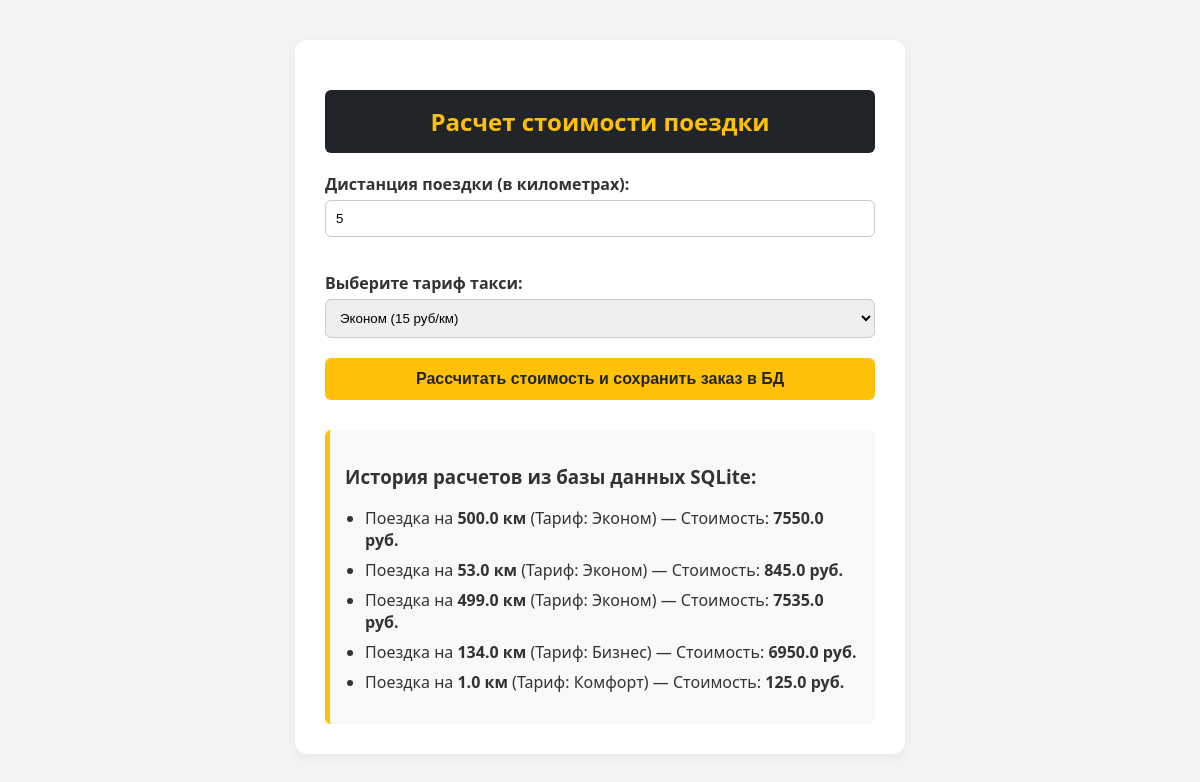
The page / on the database its author committed.
### tables this page shows
CREATE TABLE trips (
        id INTEGER PRIMARY KEY AUTOINCREMENT,
        distance REAL,
        tariff TEXT,
        cost REAL
    );

### tr.py (the view, shortened to what this page needs)
@app.route("/", methods=["GET", "POST"])
def index():
    init_taxi_db()
    conn = sqlite3.connect("taxi_experiment.db")
    cursor = conn.cursor()
    cursor.execute("SELECT distance, tariff, cost FROM trips ORDER BY id DESC")
    trips_history = cursor.fetchall()
    conn.close()
    return render_template("index.html", history=trips_history)

### tr.py (called while the page is built)
def init_taxi_db():
    conn = sqlite3.connect("taxi_experiment.db")
    cursor = conn.cursor()
    cursor.execute(
        """
    CREATE TABLE IF NOT EXISTS trips (
        id INTEGER PRIMARY KEY AUTOINCREMENT,
        distance REAL,
        tariff TEXT,
        cost REAL
    )
    """
    )
    conn.commit()
    conn.close()

### templates/index.html (shortened to what this page needs)
<!DOCTYPE html>
<html lang="ru">
<head>
</head>
<body>
    <div class="wrapper">
        <h2>Расчет стоимости поездки</h2>
        <form method="POST">
            <label>Дистанция поездки (в километрах):</label>
            <input type="number" name="distance" min="1" max="500" value="5" required>
            <label>Выберите тариф такси:</label>
            <select name="tariff">
                <option value="Эконом">Эконом (15 руб/км)</option>
            </select>
            <button type="submit">Рассчитать стоимость и сохранить заказ в БД</button>
        </form>
        {% if history %}
        <div class="history">
            <h3>История расчетов из базы данных SQLite:</h3>
            <ul>
                {% for row in history %}
                <li>Поездка на <b>{{ row[0] }} км</b> (Тариф: {{ row[1] }}) — Стоимость: <b>{{ row[2] }} руб.</b></li>
                {% endfor %}
            </ul>
        </div>
        {% endif %}
    </div>
</body>
</html>

### templates/index.html (style rules this page uses)
body { font-family: 'Segoe UI', Arial, sans-serif; background-color: #f3f4f6; margin: 40px; color: #333; }
.wrapper { background: white; padding: 30px; border-radius: 12px; box-shadow: 0 4px 15px rgba(0,0,0,0.05); max-width: 550px; margin: 0 auto; }
h2 { color: #ffc107; background: #212529; padding: 15px; border-radius: 6px; text-align: center; }
label { font-weight: bold; display: block; margin-top: 15px; }
input, select { width: 100%; padding: 10px; margin: 5px 0 20px 0; border: 1px solid #ccc; border-radius: 6px; box-sizing: border-box; }
button { background-color: #ffc107; color: #212529; border: none; padding: 12px 20px; border-radius: 6px; cursor: pointer; font-size: 16px; font-weight: bold; width: 100%; }
.history { margin-top: 30px; background: #f8f9fa; padding: 15px; border-radius: 6px; border-left: 5px solid #ffc107; }
ul { padding-left: 20px; }
li { margin-bottom: 8px; }

### rows shown on the page
trips: distance "500.0", tariff "Эконом", cost "7550.0"
trips: distance "53.0", tariff "Эконом", cost "845.0"
trips: distance "499.0", tariff "Эконом", cost "7535.0"
trips: distance "134.0", tariff "Бизнес", cost "6950.0"
trips: distance "1.0", tariff "Комфорт", cost "125.0"
